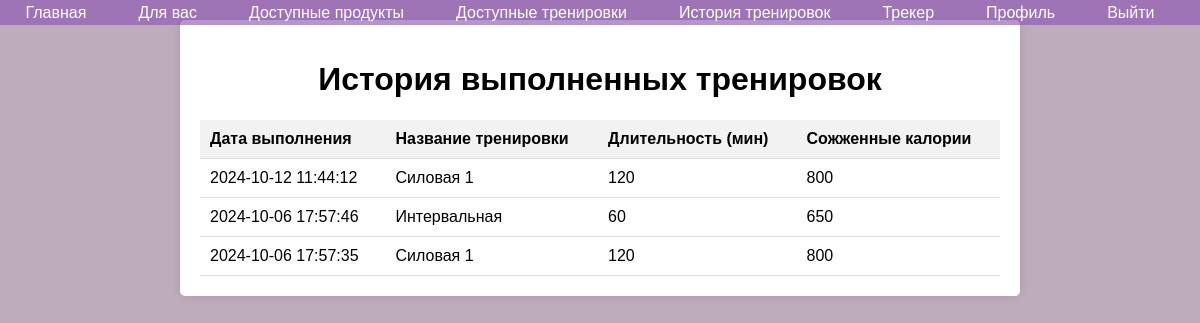
The page /workout_history.php (signed in) on the database its author committed.
### tables this page shows
CREATE TABLE `training_executions` (
  `id` int(11) NOT NULL AUTO_INCREMENT,
  `execution_date` datetime DEFAULT current_timestamp(),
  `training_id` int(11) DEFAULT NULL,
  `user_id` int(11) DEFAULT NULL,
  PRIMARY KEY (`id`),
  KEY `training_id` (`training_id`),
  KEY `user_id` (`user_id`),
  CONSTRAINT `training_executions_ibfk_1` FOREIGN KEY (`training_id`) REFERENCES `training_programs` (`id`) ON DELETE SET NULL,
  CONSTRAINT `training_executions_ibfk_2` FOREIGN KEY (`user_id`) REFERENCES `users` (`id`) ON DELETE CASCADE
);

CREATE TABLE `training_programs` (
  `id` int(11) NOT NULL AUTO_INCREMENT,
  `name` varchar(255) DEFAULT NULL,
  `description` text DEFAULT NULL,
  `duration` int(11) DEFAULT NULL,
  `calories_burned` int(11) DEFAULT NULL,
  `training_name` varchar(255) DEFAULT NULL,
  `training_type_id` int(11) DEFAULT NULL,
  `created_by` int(11) DEFAULT NULL,
  `created_at` timestamp NOT NULL DEFAULT current_timestamp(),
  `status` enum('pending','approved','rejected') DEFAULT 'pending',
  PRIMARY KEY (`id`),
  KEY `training_type_id` (`training_type_id`),
  KEY `created_by` (`created_by`),
  CONSTRAINT `training_programs_ibfk_1` FOREIGN KEY (`training_type_id`) REFERENCES `training_types` (`id`) ON DELETE SET NULL,
  CONSTRAINT `training_programs_ibfk_2` FOREIGN KEY (`created_by`) REFERENCES `users` (`id`) ON DELETE CASCADE
);

### workout_history.php (the view, shortened to what this page needs)
<?php
include 'navbar.php';
$user_id = $_SESSION['user_id'];
$stmt = $conn->prepare("
    SELECT te.execution_date, tp.name, tp.description, tp.duration, tp.calories_burned
    FROM training_executions te
    JOIN training_programs tp ON te.training_id = tp.id
    WHERE te.user_id = ?
    ORDER BY te.execution_date DESC
");
$stmt->bind_param("i", $user_id);
$stmt->execute();
$history_result = $stmt->get_result();
$workout_history = $history_result->fetch_all(MYSQLI_ASSOC);
?>
<!DOCTYPE html>
<html lang="ru">
<head>
</head>
<body>
<div class="container">
    <h1>История выполненных тренировок</h1>
    <table>
        <tr>
            <th>Дата выполнения</th>
            <th>Название тренировки</th>
            <th>Длительность (мин)</th>
            <th>Сожженные калории</th>
        </tr>
        <?php if (count($workout_history) > 0): ?>
            <?php foreach ($workout_history as $workout): ?>
                <tr>
                    <td><?php echo htmlspecialchars($workout['execution_date']); ?></td>
                    <td><?php echo htmlspecialchars($workout['name']); ?></td>
                    <td><?php echo htmlspecialchars($workout['duration']); ?></td>
                    <td><?php echo htmlspecialchars($workout['calories_burned']); ?></td>
                </tr>
            <?php endforeach; ?>
        <?php else: ?>
            <tr>
                <td colspan="5">История тренировок пуста.</td>
            </tr>
        <?php endif; ?>
    </table>
</div>
</body>
</html>

### navbar.php (style rules this page uses)
body { margin: 0; padding-top: 50px; }

### workout_history.php (style rules this page uses)
body { font-family: Arial, sans-serif; background-color: #bdacbb; margin: 0; padding: 0; }
.container { width: 80%; max-width: 800px; margin: 20px auto; padding: 20px; background-color: #fff; border-radius: 5px; box-shadow: 0 0 10px rgba(0, 0, 0, 0.1); }
h1 { text-align: center; }
table { width: 100%; border-collapse: collapse; margin-top: 20px; }
th, td { padding: 10px; text-align: left; border-bottom: 1px solid #ddd; }
th { background-color: #f2f2f2; }

### rows shown on the page
training_executions: execution_date "2024-10-12 11:44:12", training.name "Силовая 1", training.duration "120", training.calories_burned "800"
training_executions: execution_date "2024-10-06 17:57:46", training.name "Интервальная", training.duration "60", training.calories_burned "650"
training_executions: execution_date "2024-10-06 17:57:35", training.name "Силовая 1", training.duration "120", training.calories_burned "800"
